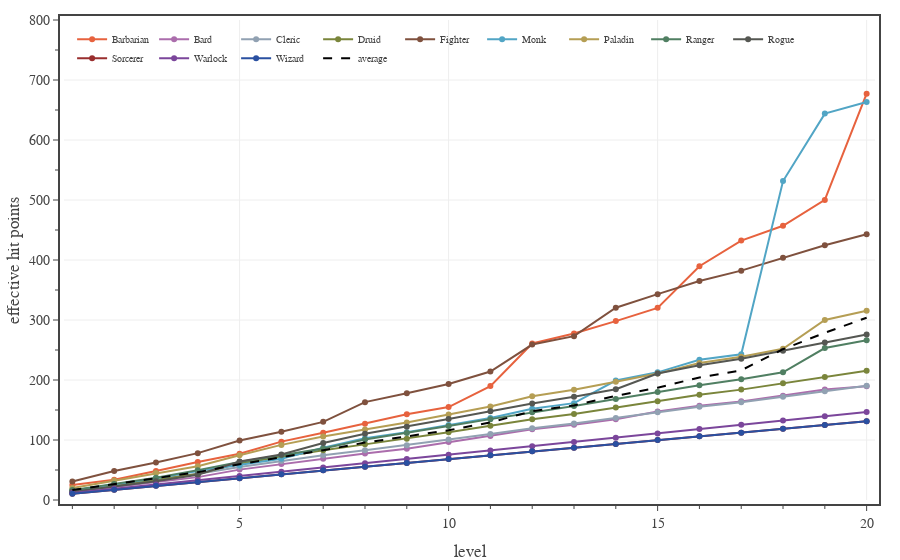

This figure's notebook cell:
### Code cell
# Plots eHP for each class, calculated for a full adventuring day with Medium encounters and two short rests.
encounter_difficulty = 'Medium'
pc_data_file = f'./pc data - {encounter_difficulty} 2 short rests.json'

with open(pc_data_file, 'r') as fin:
    pc_data = json.load(fin)

levels = np.array(range(1,21,1))

fig = go.Figure(
    layout=go.Layout(
        template=TFB_TEMPLATE,
        xaxis=dict(
            title_text='level',
            range=[0.8, 20.2],
            tick0=0, dtick=5,
            minor=dict(tick0=0, dtick=1),
        ),
        yaxis=dict(
            title_text='effective hit points',
            range=[0, 800],
            tick0=0, dtick=100,
            minor=dict(tick0=0, dtick=50),
        ),
        legend=dict(
            yanchor='top',  y=0.99,
            xanchor='left', x=0.01,
            bgcolor='rgba(0,0,0,0)',
        )
    )
)

eHPmean = np.zeros(20)
for pc in PC_CLASSES:
    eXP  = np.array([x['encounter XP mean'] for x in pc_data[pc]])
    eDPR = np.array([x['effective damage per round mean'] for x in pc_data[pc]])
    eHP = eXP/eDPR
    eHPmean += eHP
    fig.add_trace(go.Scatter(
        x=levels, 
        y=eHP,
        mode='lines+markers', 
        line={'color': PC_CLASSES[pc]['color']},
        unselected=dict(marker=dict(opacity=0.0)),
        name=pc,
        hovertemplate=
            '<b>'+pc+'</b><br>'+
            'lvl %{x}<br>'+
            'eHP %{y:.1f}'+
            '<extra></extra>'
    ))

eHPmean /= len(PC_CLASSES)
fig.add_trace(go.Scatter(
    x=levels, 
    y=eHPmean,
    mode='lines', 
    line=dict(color='black', dash='dash'),
    unselected=dict(marker=dict(opacity=0.0)),
    name='average',
    hoverinfo='skip'
))

# show figure
fig.show(config=TFB_CONFIG)

# save large format figure
if SAVEFIGS:
    file_name = f'./fig-pcs-encounter-ehp-vs-level-{encounter_difficulty.lower()}-adventuring-days-large.html'
    fig_html = fig.to_html(
        config=TFB_CONFIG,
        include_plotlyjs=False, 
        full_html=False, 
    )
    fig_soup = BeautifulSoup(fig_html, 'html.parser')
    fig_soup.div['class'] = 'plotly-div-large'
    with open(file_name, 'wb') as fout:
        fout.write(fig_soup.prettify('utf-8'))

# save small format figure
if SAVEFIGS:
    fig.update_traces(marker=dict(size=4))
    fig.update_layout(font=dict(size=10), legend=dict(font_size=8))
    file_name = f'./fig-pcs-encounter-ehp-vs-level-{encounter_difficulty.lower()}-adventuring-days-small.html'
    fig_html = fig.to_html(
        config=TFB_CONFIG,
        include_plotlyjs=False, 
        full_html=False, 
    )
    fig_soup = BeautifulSoup(fig_html, 'html.parser')
    fig_soup.div['class'] = 'plotly-div-small'
    with open(file_name, 'wb') as fout:
        fout.write(fig_soup.prettify('utf-8'))

### Figure 1 — Plotly figure (JSON) as saved in the notebook; plotly's stock layout.template omitted (floating-point values rounded to 4 significant figures)
{"data": [{"hovertemplate": "<b>Barbarian</b><br>lvl %{x}<br>eHP %{y:.1f}<extra></extra>", "line": {"color": "#E7623E"}, "mode": "lines+markers", "name": "Barbarian", "type": "scatter", "unselected": {"marker": {"opacity": 0}}, "x": [1, 2, 3, 4, 5, 6, 7, 8, 9, 10, 11, 12, 13, 14, 15, 16, 17, 18, 19, 20], "y": [24.89, 33.6, 48.24, 63.44, 76.94, 97.26, 112.0, 127.0, 142.8, 154.9, 189.8, 260.8, 277.6, 298.2, 320.3, 389.7, 432.3, 457.0, 500.1, 677.1]}, {"hovertemplate": "<b>Bard</b><br>lvl %{x}<br>eHP %{y:.1f}<extra></extra>", "line": {"color": "#AB6DAC"}, "mode": "lines+markers", "name": "Bard", "type": "scatter", "unselected": {"marker": {"opacity": 0}}, "x": [1, 2, 3, 4, 5, 6, 7, 8, 9, 10, 11, 12, 13, 14, 15, 16, 17, 18, 19, 20], "y": [13.48, 21.77, 29.97, 38.12, 50.63, 59.81, 68.7, 77.62, 85.42, 96.48, 106.6, 118.0, 125.2, 134.4, 147.5, 157.0, 164.4, 173.7, 184.1, 189.6]}, {"hovertemplate": "<b>Cleric</b><br>lvl %{x}<br>eHP %{y:.1f}<extra></extra>", "line": {"color": "#91A1B2"}, "mode": "lines+markers", "name": "Cleric", "type": "scatter", "unselected": {"marker": {"opacity": 0}}, "x": [1, 2, 3, 4, 5, 6, 7, 8, 9, 10, 11, 12, 13, 14, 15, 16, 17, 18, 19, 20], "y": [15.77, 25.4, 35.04, 43.89, 55.03, 64.79, 74.55, 82.97, 91.23, 100.7, 110.2, 119.6, 127.4, 136.7, 146.1, 155.4, 162.8, 172.0, 181.3, 190.5]}, {"hovertemplate": "<b>Druid</b><br>lvl %{x}<br>eHP %{y:.1f}<extra></extra>", "line": {"color": "#7A853B"}, "mode": "lines+markers", "name": "Druid", "type": "scatter", "unselected": {"marker": {"opacity": 0}}, "x": [1, 2, 3, 4, 5, 6, 7, 8, 9, 10, 11, 12, 13, 14, 15, 16, 17, 18, 19, 20], "y": [14.75, 24.34, 33.93, 43.16, 61.0, 72.01, 83.03, 92.72, 102.3, 113.0, 123.7, 134.4, 143.5, 154.1, 164.7, 175.3, 184.0, 194.5, 204.9, 215.4]}, {"hovertemplate": "<b>Fighter</b><br>lvl %{x}<br>eHP %{y:.1f}<extra></extra>", "line": {"color": "#7F513E"}, "mode": "lines+markers", "name": "Fighter", "type": "scatter", "unselected": {"marker": {"opacity": 0}}, "x": [1, 2, 3, 4, 5, 6, 7, 8, 9, 10, 11, 12, 13, 14, 15, 16, 17, 18, 19, 20], "y": [30.94, 48.25, 62.44, 78.11, 99.12, 113.8, 130.2, 163.1, 177.9, 193.4, 214.1, 259.1, 273.1, 320.5, 343.1, 364.9, 382.3, 403.8, 424.7, 442.8]}, {"hovertemplate": "<b>Monk</b><br>lvl %{x}<br>eHP %{y:.1f}<extra></extra>", "line": {"color": "#51A5C5"}, "mode": "lines+markers", "name": "Monk", "type": "scatter", "unselected": {"marker": {"opacity": 0}}, "x": [1, 2, 3, 4, 5, 6, 7, 8, 9, 10, 11, 12, 13, 14, 15, 16, 17, 18, 19, 20], "y": [15.68, 25.87, 36.06, 48.24, 58.09, 68.58, 86.98, 103.0, 113.0, 124.8, 136.7, 152.0, 161.4, 199.1, 212.7, 233.7, 242.8, 531.5, 644.0, 663.4]}, {"hovertemplate": "<b>Paladin</b><br>lvl %{x}<br>eHP %{y:.1f}<extra></extra>", "line": {"color": "#B59E54"}, "mode": "lines+markers", "name": "Paladin", "type": "scatter", "unselected": {"marker": {"opacity": 0}}, "x": [1, 2, 3, 4, 5, 6, 7, 8, 9, 10, 11, 12, 13, 14, 15, 16, 17, 18, 19, 20], "y": [19.92, 32.37, 44.82, 56.42, 74.55, 91.86, 105.8, 117.6, 129.1, 142.5, 156.0, 172.8, 183.7, 197.2, 210.7, 228.4, 238.6, 252.1, 300.0, 315.4]}, {"hovertemplate": "<b>Ranger</b><br>lvl %{x}<br>eHP %{y:.1f}<extra></extra>", "line": {"color": "#507F62"}, "mode": "lines+markers", "name": "Ranger", "type": "scatter", "unselected": {"marker": {"opacity": 0}}, "x": [1, 2, 3, 4, 5, 6, 7, 8, 9, 10, 11, 12, 13, 14, 15, 16, 17, 18, 19, 20], "y": [16.46, 26.75, 37.04, 49.78, 63.26, 74.55, 85.85, 100.8, 111.5, 123.2, 134.8, 146.4, 156.8, 168.3, 179.8, 191.3, 201.4, 212.8, 253.3, 266.2]}, {"hovertemplate": "<b>Rogue</b><br>lvl %{x}<br>eHP %{y:.1f}<extra></extra>", "line": {"color": "#555752"}, "mode": "lines+markers", "name": "Rogue", "type": "scatter", "unselected": {"marker": {"opacity": 0}}, "x": [1, 2, 3, 4, 5, 6, 7, 8, 9, 10, 11, 12, 13, 14, 15, 16, 17, 18, 19, 20], "y": [13.63, 22.48, 31.34, 42.09, 64.14, 75.72, 94.89, 110.5, 122.2, 135.1, 147.9, 160.7, 171.9, 184.6, 210.9, 224.5, 235.5, 248.9, 262.3, 275.8]}, {"hovertemplate": "<b>Sorcerer</b><br>lvl %{x}<br>eHP %{y:.1f}<extra></extra>", "line": {"color": "#992E2E"}, "mode": "lines+markers", "name": "Sorcerer", "type": "scatter", "unselected": {"marker": {"opacity": 0}}, "x": [1, 2, 3, 4, 5, 6, 7, 8, 9, 10, 11, 12, 13, 14, 15, 16, 17, 18, 19, 20], "y": [10.33, 16.97, 23.61, 29.99, 36.31, 42.84, 49.38, 55.55, 61.68, 68.14, 74.59, 81.05, 87.04, 93.46, 99.88, 106.3, 112.2, 118.6, 125.0, 131.4]}, {"hovertemplate": "<b>Warlock</b><br>lvl %{x}<br>eHP %{y:.1f}<extra></extra>", "line": {"color": "#7B469B"}, "mode": "lines+markers", "name": "Warlock", "type": "scatter", "unselected": {"marker": {"opacity": 0}}, "x": [1, 2, 3, 4, 5, 6, 7, 8, 9, 10, 11, 12, 13, 14, 15, 16, 17, 18, 19, 20], "y": [11.62, 18.72, 25.82, 32.92, 40.02, 47.12, 54.22, 61.32, 68.42, 75.52, 82.62, 89.72, 96.82, 103.9, 111.0, 118.1, 125.2, 132.3, 139.4, 146.5]}, {"hovertemplate": "<b>Wizard</b><br>lvl %{x}<br>eHP %{y:.1f}<extra></extra>", "line": {"color": "#2A50A1"}, "mode": "lines+markers", "name": "Wizard", "type": "scatter", "unselected": {"marker": {"opacity": 0}}, "x": [1, 2, 3, 4, 5, 6, 7, 8, 9, 10, 11, 12, 13, 14, 15, 16, 17, 18, 19, 20], "y": [10.33, 16.97, 23.61, 29.99, 36.31, 42.84, 49.38, 55.55, 61.68, 68.14, 74.59, 81.05, 87.04, 93.46, 99.88, 106.3, 112.2, 118.6, 125.0, 131.4]}, {"hoverinfo": "skip", "line": {"color": "black", "dash": "dash"}, "mode": "lines", "name": "average", "type": "scatter", "unselected": {"marker": {"opacity": 0}}, "x": [1, 2, 3, 4, 5, 6, 7, 8, 9, 10, 11, 12, 13, 14, 15, 16, 17, 18, 19, 20], "y": [16.48, 26.12, 35.99, 46.35, 59.62, 70.93, 82.92, 95.64, 105.6, 116.3, 129.3, 148.0, 157.6, 173.7, 187.2, 204.3, 216.1, 251.3, 278.7, 303.8]}], "layout": {"legend": {"bgcolor": "rgba(0,0,0,0)", "x": 0.01, "xanchor": "left", "y": 0.99, "yanchor": "top"}, "xaxis": {"dtick": 5, "minor": {"dtick": 1, "tick0": 0}, "range": [0.8, 20.2], "tick0": 0, "title": {"text": "level"}}, "yaxis": {"dtick": 100, "minor": {"dtick": 50, "tick0": 0}, "range": [0, 800], "tick0": 0, "title": {"text": "effective hit points"}}}}
